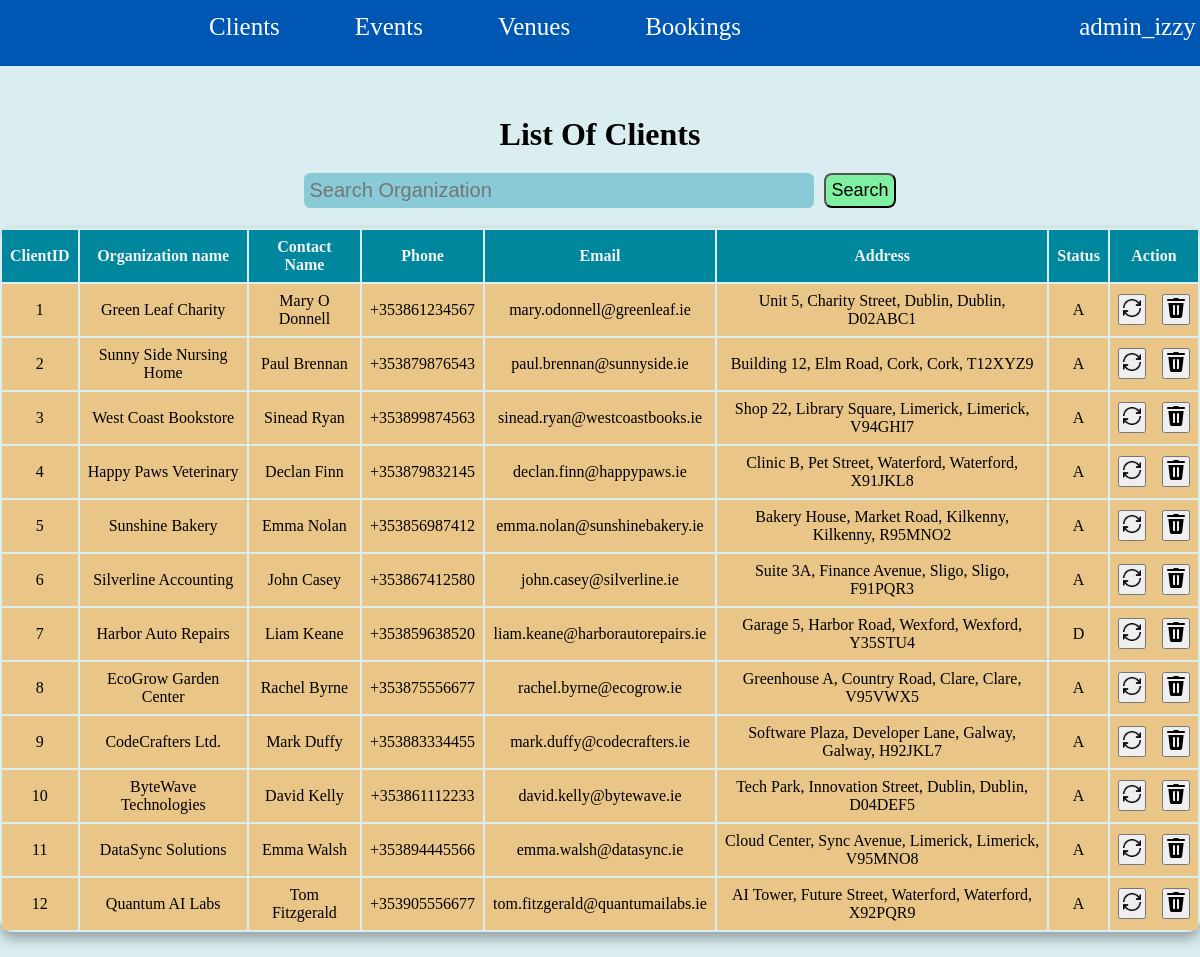
The page /EventCompanySYS/html/admin/ManageClient/deleteAndViewClients/ListOfClients.php (signed in) on the database its author committed.
### tables this page shows
CREATE TABLE `clients` (
  `clientID` tinyint(3) unsigned NOT NULL AUTO_INCREMENT,
  `orgName` varchar(30) DEFAULT NULL,
  `contactPerson` varchar(50) DEFAULT NULL,
  `telephone` varchar(13) DEFAULT NULL,
  `email` varchar(50) DEFAULT NULL,
  `building` varchar(30) DEFAULT NULL,
  `street` varchar(30) DEFAULT NULL,
  `city` varchar(30) DEFAULT NULL,
  `county` varchar(30) DEFAULT NULL,
  `eircode` varchar(8) DEFAULT NULL,
  `status` enum('A','D','P') DEFAULT 'A',
  PRIMARY KEY (`clientID`)
);

### EventCompanySYS/html/admin/ManageClient/deleteAndViewClients/select.php (called while the page is built)
<?php
if (!isset($_POST['orgName']) || empty($_POST['orgName'])) {
    $sql = 'SELECT * FROM Clients';
    $stmt = $pdo->prepare($sql);
} else {
    $sql = "SELECT * FROM Clients WHERE orgName LIKE :cOrgName";
    $stmt = $pdo->prepare($sql);
    $stmt->bindValue(':cOrgName', '%' . $_POST['orgName'] . '%', PDO::PARAM_STR);
}
$stmt->execute();
$clients = $stmt->fetchAll(PDO::FETCH_ASSOC);
?>

### EventCompanySYS/html/admin/ManageClient/deleteAndViewClients/ListOfClients.php (the view, shortened to what this page needs)
<?php
require_once("../../../pdo-conn.php");
include ("../../../../additionalHtml/adminHeader.php");
    include "select.php";
    ?>
    <h1>List Of Clients</h1>
    <form class="search" action="ListOfClients.php" method="POST">
        <input id ="searchField" type="text" name="orgName" placeholder="Search Organization">
        <button id="searchbtn" type="submit">Search</button>
    </form>
        <?php
        if (count($clients) > 0) {
            ?>
            <table class = "list">
                    <thead>
                        <tr>
                            <th id ="top">ClientID</th>
                            <th id ="top">Organization name</th>
                            <th id ="top">Contact Name</th>
                            <th id ="top">Phone</th>
                            <th id ="top">Email</th>
                            <th id ="top">Address</th>
                            <th id ="top">Status</th>
                            <th id ="top">Action</th>
                        </tr>
                    </thead>
                <tbody>
            <?php
            foreach ($clients as $row)
            {
                ?>
                <tr>
                    <?php
                        echo
                        "<td>" . $row['clientID']."</td>" .
                        "<td>" . $row['orgName']."</td>" .
                        "<td>" . $row['contactPerson'] . "</td>" .
                        "<td>" . $row['telephone'] . "</td>" .
                        "<td>" . $row['email'] . "</td>" .
                        "<td>" . $row['building'] .", " .
                        $row['street'] . ", " .
                        $row['city'] . ", " .
                        $row ['county'] . ", " .
                        $row['eircode'] . "</td>".
                        "<td>".$row['status']."</td>";
                    ?>
                <td>
                    <div class="action">
                        <form action="../updateClient/updateClient.php" method ="post">
                        <button type="submit" name="clientID" value="<?php echo $row['clientID']; ?>">
                            <img id="icon" src="../../../../img/icons/update.png">
                        </button>
                        </form>
                        <form method="post">
                            <button type="submit">
                                <img id ="icon" src="../../../../img/icons/binIcon.png">
                            </button>
                        </form>
                    </div>
                </td>
            </tr>
                <?php
            }
        }
        ?>
        </tbody>
    </table>

### EventCompanySYS/css/headerAndNav.css (style rules this page uses)
* { margin: 0; padding: 0; }
body { position: relative; min-height: 100vh; background-color: #daedf1; padding-bottom: 6em; }

### EventCompanySYS/css/listOfSomething.css (style rules this page uses)
h1 { text-align: center }
th, td { padding: 0.5em; word-wrap: break-word; overflow-wrap: break-word; white-space: normal; }
.list { margin-left: auto; margin-right: auto; box-shadow: 0 .4rem .8rem #0005; text-align:center; border-radius: .8rem; }
.action button img { width: 24px; height: 24px; }
.search { display: flex; justify-content: center; margin: 20px auto; gap: 10px; }
#searchField { width:25em; border-radius: .4rem; font-size: 20px; background-color: #88cbd7; border: 0px; padding: 5px; }
thead { background-color: #00879E; border: #00879E sol; border-radius: .8rem; }
tbody { background-color:#e9c588; }
#top { color: #f2f2f2; }
.action { gap: 1em; display: flex; flex-direction: row; }
#searchbtn { background-color: #7ff0a1; border-radius: .5rem; font-size: large; padding: 5px; cursor: pointer; }

### EventCompanySYS/css/addForm.css (style rules this page uses)
input[type="text"], input[type="number"], select, input[type="submit"] { padding: 0.5em; border: 1px solid #ccc; border-radius: 5px; }

### rows shown on the page
clients: clientID "1", orgName "Green Leaf Charity", contactPerson "Mary O Donnell", telephone "+353861234567", email "mary.odonnell@greenleaf.ie", building "Unit 5", street "Charity Street", city "Dublin", county "Dublin", eircode "D02ABC1", status "A"
clients: clientID "2", orgName "Sunny Side Nursing Home", contactPerson "Paul Brennan", telephone "+353879876543", email "paul.brennan@sunnyside.ie", building "Building 12", street "Elm Road", city "Cork", county "Cork", eircode "T12XYZ9", status "A"
clients: clientID "3", orgName "West Coast Bookstore", contactPerson "Sinead Ryan", telephone "+353899874563", email "sinead.ryan@westcoastbooks.ie", building "Shop 22", street "Library Square", city "Limerick", county "Limerick", eircode "V94GHI7", status "A"
clients: clientID "4", orgName "Happy Paws Veterinary", contactPerson "Declan Finn", telephone "+353879832145", email "declan.finn@happypaws.ie", building "Clinic B", street "Pet Street", city "Waterford", county "Waterford", eircode "X91JKL8", status "A"
clients: clientID "5", orgName "Sunshine Bakery", contactPerson "Emma Nolan", telephone "+353856987412", email "emma.nolan@sunshinebakery.ie", building "Bakery House", street "Market Road", city "Kilkenny", county "Kilkenny", eircode "R95MNO2", status "A"
clients: clientID "6", orgName "Silverline Accounting", contactPerson "John Casey", telephone "+353867412580", email "john.casey@silverline.ie", building "Suite 3A", street "Finance Avenue", city "Sligo", county "Sligo", eircode "F91PQR3", status "A"
clients: clientID "7", orgName "Harbor Auto Repairs", contactPerson "Liam Keane", telephone "+353859638520", email "liam.keane@harborautorepairs.ie", building "Garage 5", street "Harbor Road", city "Wexford", county "Wexford", eircode "Y35STU4", status "D"
clients: clientID "8", orgName "EcoGrow Garden Center", contactPerson "Rachel Byrne", telephone "+353875556677", email "rachel.byrne@ecogrow.ie", building "Greenhouse A", street "Country Road", city "Clare", county "Clare", eircode "V95VWX5", status "A"
clients: clientID "9", orgName "CodeCrafters Ltd.", contactPerson "Mark Duffy", telephone "+353883334455", email "mark.duffy@codecrafters.ie", building "Software Plaza", street "Developer Lane", city "Galway", county "Galway", eircode "H92JKL7", status "A"
clients: clientID "10", orgName "ByteWave Technologies", contactPerson "David Kelly", telephone "+353861112233", email "david.kelly@bytewave.ie", building "Tech Park", street "Innovation Street", city "Dublin", county "Dublin", eircode "D04DEF5", status "A"
clients: clientID "11", orgName "DataSync Solutions", contactPerson "Emma Walsh", telephone "+353894445566", email "emma.walsh@datasync.ie", building "Cloud Center", street "Sync Avenue", city "Limerick", county "Limerick", eircode "V95MNO8", status "A"
clients: clientID "12", orgName "Quantum AI Labs", contactPerson "Tom Fitzgerald", telephone "+353905556677", email "tom.fitzgerald@quantumailabs.ie", building "AI Tower", street "Future Street", city "Waterford", county "Waterford", eircode "X92PQR9", status "A"

### other values the page prints
$userName "admin_izzy"
